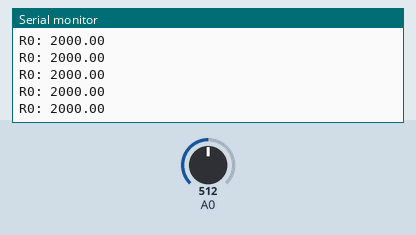
Simulated run of this sketch. Board: Arduino Uno, built with avr-gcc and run on an emulated ATmega328P. Shown: the last lines printed to the serial monitor. The test bench sets the inputs (shaded band); at power-on: A0 = 512.

Above: at 1.2 s.
1.3 s: A0 set to 187
At 2.4 s:
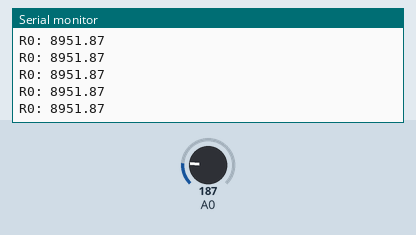
4.3 s: A0 set to 163
At 5.4 s:
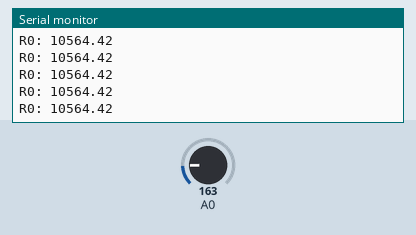
5.8 s: A0 set to 23
At 6.9 s:
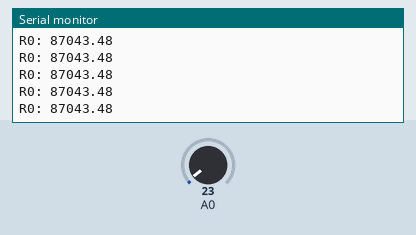
7.3 s: A0 set to 18
At 8.4 s:
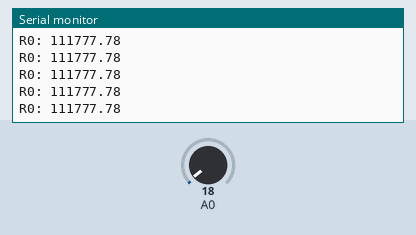
Timing chart, 0 to 10.3 s (numbered marks = the images above; inputs shaded):
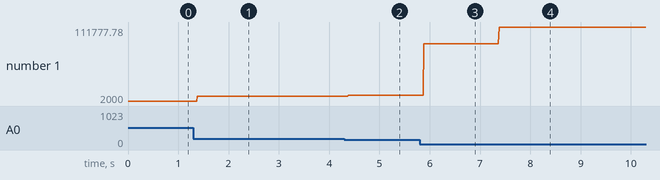

Measured:
- after the input at 1.3 s, the serial monitor: prints a new line after 0.08 s (image 1)
- after the input at 4.3 s, the serial monitor: prints a new line after 0.08 s (image 2)
- after the input at 5.8 s, the serial monitor: prints a new line after 0.08 s (image 3)
- after the input at 7.3 s, the serial monitor: prints a new line after 0.08 s (image 4)
- plotted number 1: 2000 → 8951.87 after the input at 1.3 s, 8951.87 → 10564.42 after the input at 4.3 s, 10564.42 → 87043.48 after the input at 5.8 s, 87043.48 → 111777.78 after the input at 7.3 s

The sketch:

MQ7-calibration.ino
```cpp
float sensor_volt;
float RS_gas;
float R0;
int R2 = 2000;

void setup() {
 Serial.begin(9600);
}

void loop() {
  int sensorValue = analogRead(A0);
  sensor_volt=(float)sensorValue/1024*5.0;
  RS_gas = ((5.0 * R2)/sensor_volt) - R2;
  R0 = RS_gas / 1;
  Serial.print("R0: ");
  Serial.println(R0);
}
```
